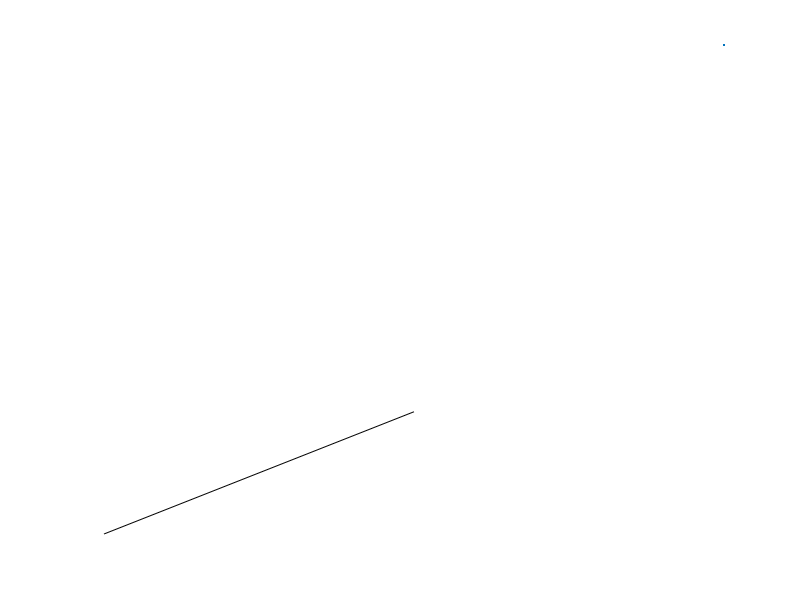

MATLAB code to generate this figure: (Note: this script raises an error after producing the figure.)
x = [0 0.5 1 0.5 ];
y = [0 0.5 0 0.25];
z = [0 0   0 1   ];


% Plot
figure

plot(x(1), y(1), 'k.', MarkerSize=50);
axis("off")
saveas(gcf, 'simplices0.png')

plot(x(1:2), y(1:2), 'k-', LineWidth=2)
axis("off")
saveas(gcf, 'simplices1.png')

triangle = [x(1:3); y(1:3)]';
T = delaunayTriangulation(triangle);
triplot(T, 'k-', LineWidth=2)
axis("off")
saveas(gcf, 'simplices2.png')

tetrahedron = [x; y; z]';
T = delaunayTriangulation(tetrahedron);
tetramesh(T, FaceAlpha=0.3, LineStyle='-', LineWidth=2);
view(30, 20);
axis("off")
saveas(gcf, 'simplices3.png')